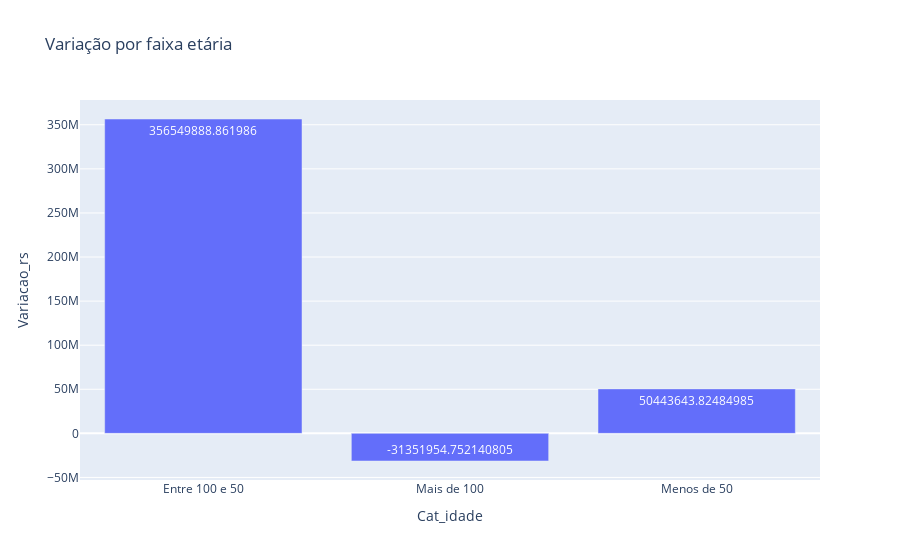

Notebook code cell kept with this figure:
### Markdown cell above
#### Criação de um Gráfico de barras

Este gráfico de barras foi feito conforme ensinado na aula

### Code cell
fig = px.bar(df_analise_idades, x='Cat_idade', y='Variacao_rs', text='Variacao_rs', title='Variação por faixa etária')
fig.show()

### Figure 1 — Plotly figure (JSON) as saved in the notebook; plotly's stock layout.template omitted (floating-point values rounded to 4 significant figures)
{"data": [{"alignmentgroup": "True", "hovertemplate": "Cat_idade=%{x}<br>Variacao_rs=%{text}<extra></extra>", "legendgroup": "", "marker": {"color": "#636efa", "pattern": {"shape": ""}}, "name": "", "offsetgroup": "", "orientation": "v", "showlegend": false, "text": [356500000.0, -31350000.0, 50440000.0], "textposition": "auto", "type": "bar", "x": ["Entre 100 e 50", "Mais de 100", "Menos de 50"], "xaxis": "x", "y": [356500000.0, -31350000.0, 50440000.0], "yaxis": "y"}], "layout": {"barmode": "relative", "legend": {"tracegroupgap": 0}, "title": {"text": "Variação por faixa etária"}, "xaxis": {"anchor": "y", "domain": [0, 1], "title": {"text": "Cat_idade"}}, "yaxis": {"anchor": "x", "domain": [0, 1], "title": {"text": "Variacao_rs"}}}}
